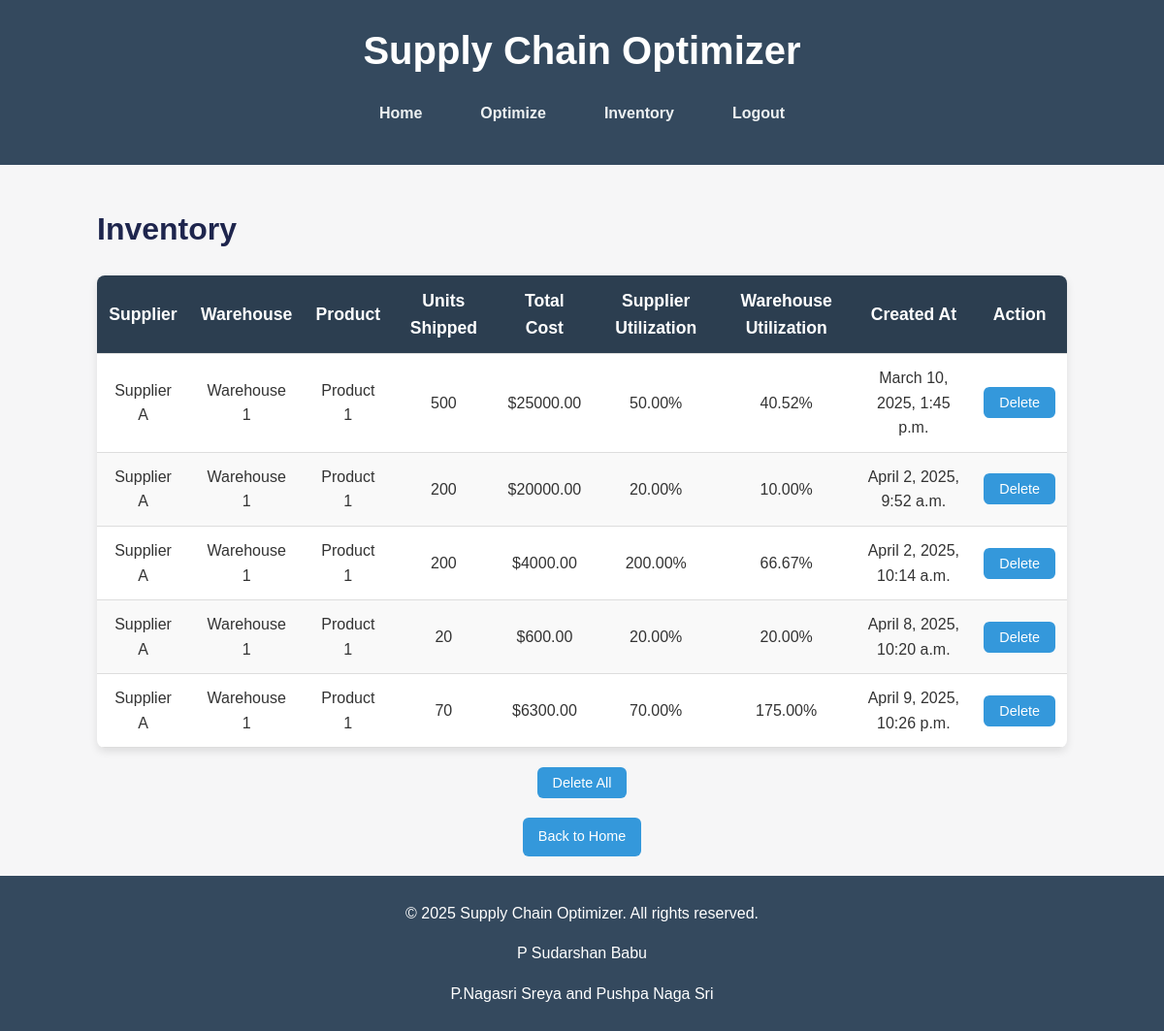
The app's page /optimize/inventory/ (signed in) with its own data.
### optimizer/models.py (models this page shows, shortened)
class Inventory(models.Model):
    supplier = models.CharField(max_length=100)
    warehouse = models.CharField(max_length=100)
    product = models.CharField(max_length=100)
    units_shipped = models.IntegerField()
    total_cost = models.FloatField()
    supplier_utilization = models.FloatField()
    warehouse_utilization = models.FloatField()
    created_at = models.DateTimeField(auto_now_add=True)

### optimizer/views.py (the view)
# urls.py: path('inventory/', views.inventory, name='inventory'),
@login_required
@never_cache
def inventory(request):
    inventory_items = Inventory.objects.all()
    return render(request, 'optimizer/inventory.html', {'inventory_items': inventory_items})

### optimizer/templates/optimizer/inventory.html (shortened to what this page needs)
{% extends 'optimizer/base.html' %}
{% load tz %}
{% block content %}
<div style="text-align: left;">
    <h1>Inventory</h1>
</div>
<table>
    <thead>
        <tr>
            <th>Supplier</th>
            <th>Warehouse</th>
            <th>Product</th>
            <th>Units Shipped</th>
            <th>Total Cost</th>
            <th>Supplier Utilization</th>
            <th>Warehouse Utilization</th>
            <th>Created At</th>
            <th>Action</th>
        </tr>
    </thead>
    <tbody>
        {% for item in inventory_items %}
            <tr>
                <td>{{ item.supplier }}</td>
                <td>{{ item.warehouse }}</td>
                <td>{{ item.product }}</td>
                <td>{{ item.units_shipped }}</td>
                <td>${{ item.total_cost|floatformat:2 }}</td>
                <td>{{ item.supplier_utilization|floatformat:2 }}%</td>
                <td>{{ item.warehouse_utilization|floatformat:2 }}%</td>
                <td>{{ item.created_at|timezone:"Asia/Kolkata" }}</td>
                <td>
                    <form action="{% url 'delete_single_inventory' item.id %}" method="post" style="display: inline;">
                        <button type="submit" class="btn btn-danger btn-sm" onclick="return confirm('Are you sure you want to delete this record?');">Delete</button>
                    </form>
                </td>
            </tr>
        {% endfor %}
    </tbody>
</table>
<form action="{% url 'delete_all_inventory' %}" method="post" style="margin-bottom: 20px;">
    <button type="submit" class="btn btn-danger" onclick="return confirm('Are you sure you want to delete ALL inventory records?');">Delete All</button>
</form>
<a href="{% url 'home' %}" class="btn">Back to Home</a>
{% endblock %}

### optimizer/templates/optimizer/base.html (shortened to what this page needs)
<!DOCTYPE html>
<html lang="en">
<head>
</head>
<body>
    <header>
        <h1>Supply Chain Optimizer</h1>
        <nav>
            <ul>
                <li><a href="{% url 'home' %}">Home</a></li>
                <li><a href="{% url 'optimize' %}">Optimize</a></li>
                <li><a href="{% url 'inventory' %}">Inventory</a></li>
                {% if user.is_authenticated %}
                    <li><a href="{% url 'logout' %}">Logout</a></li>
                {% else %}
                    <li><a href="{% url 'login' %}">Login</a></li>
                    <li><a href="{% url 'register' %}">Register</a></li>
                {% endif %}
            </ul>
        </nav>
    </header>
    <main class="container">
        {% block content %}
        {% endblock %}
    </main>
    <footer>
        <p>&copy; 2025 Supply Chain Optimizer. All rights reserved.</p>
        <p>P Sudarshan Babu</p>
        <p>P.Nagasri Sreya and Pushpa Naga Sri</p>
    </footer>
</body>
</html>

### optimizer/templates/optimizer/base.html (style rules this page uses)
body { font-family: 'Arial', sans-serif; background-color: #f6f6f7; color: #1e254d; margin: 0; padding: 0; line-height: 1.6; display: flex; flex-direction: column; min-height: 100vh; }
.container { max-width: 1200px; margin: 0 auto; padding: 20px; flex: 1; }
header { background-color: #34495e; color: #fff; padding: 20px 30px; }
header h1 { margin: 0; font-size: 2.5rem; text-align: center; }
nav ul { list-style-type: none; margin: 10px 0; padding: 0; display: flex; justify-content: center; flex-wrap: nowrap; }
nav ul li { margin: 0 15px; }
nav ul li a { text-decoration: none; color: #ecf0f1; font-weight: bold; padding: 10px 15px; border-radius: 5px; transition: background-color 0.3s ease, color 0.3s ease; display: inline-block; }
main { padding: 20px; text-align: center; margin-bottom: 60px; }
footer { background-color: #34495e; color: #fff; text-align: center; padding: 10px 0; margin-top: auto; }
.btn { background-color: #3498db; color: #fff; padding: 8px 16px; border: none; border-radius: 6px; cursor: pointer; font-size: 0.9rem; text-decoration: none; display: inline-block; transition: background-color 0.3s ease; }
table { width: 100%; max-width: 1000px; margin: 20px auto; border-collapse: collapse; background-color: #fff; border-radius: 8px; overflow: hidden; box-shadow: 0 4px 8px rgba(0, 0, 0, 0.1); color: #333; }
thead { background-color: #2c3e50; color: #fff; font-size: 1.1rem; }
th, td { padding: 12px; text-align: center; border-bottom: 1px solid #ddd; }
tbody tr:nth-child(even) { background-color: #f9f9f9; }

### records on screen
Inventory: supplier "Supplier A", warehouse "Warehouse 1", product "Product 1", units_shipped "500", total_cost "25000.00", supplier_utilization "50.00", warehouse_utilization "40.52", created_at "March 10, 2025, 1:45 p.m."
Inventory: supplier "Supplier A", warehouse "Warehouse 1", product "Product 1", units_shipped "200", total_cost "20000.00", supplier_utilization "20.00", warehouse_utilization "10.00", created_at "April 2, 2025, 9:52 a.m."
Inventory: supplier "Supplier A", warehouse "Warehouse 1", product "Product 1", units_shipped "200", total_cost "4000.00", supplier_utilization "200.00", warehouse_utilization "66.67", created_at "April 2, 2025, 10:14 a.m."
Inventory: supplier "Supplier A", warehouse "Warehouse 1", product "Product 1", units_shipped "20", total_cost "600.00", supplier_utilization "20.00", warehouse_utilization "20.00", created_at "April 8, 2025, 10:20 a.m."
Inventory: supplier "Supplier A", warehouse "Warehouse 1", product "Product 1", units_shipped "70", total_cost "6300.00", supplier_utilization "70.00", warehouse_utilization "175.00", created_at "April 9, 2025, 10:26 p.m."
